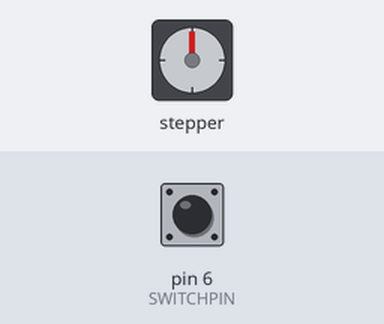
The sketch below on a simulated Arduino Uno, built with avr-gcc and run on an emulated ATmega328P. Parts: stepper motor. Wiring (inferred from the names in the program): stepper motor (2048 steps per turn assumed): coils pin 2, pin 3, pin 4, pin 5. Inputs (shaded band) come from the test bench; at power-on: pin 6 (SWITCHPIN) HIGH.

Above: at 1.2 s.
1.3 s: pin 6 (SWITCHPIN) pulled LOW for 0.15 s
At 1.72 s:
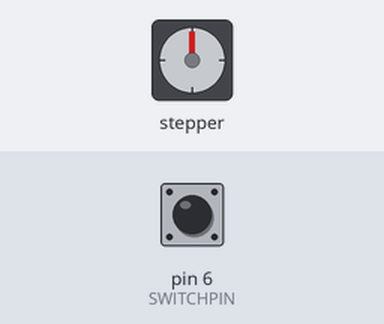
4.4 s: pin 6 (SWITCHPIN) pulled LOW for 3.2 s
At 9.9 s:
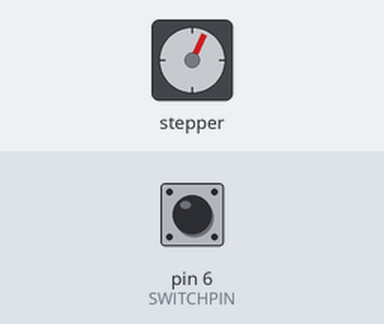
10.1 s: pin 6 (SWITCHPIN) pulled LOW for 3.2 s
At 15.4 s:
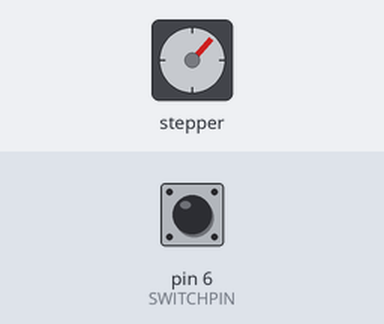
Timing chart, 0 to 16.9 s (numbered marks = the images above; inputs shaded):
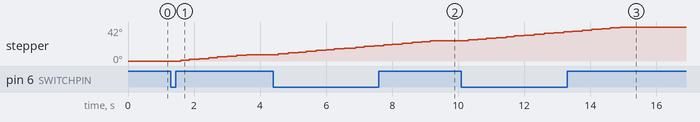

Measured:
- after the input at 4.4 s, stepper: turns 17° clockwise in 4.6 s, starting after 0.15 s
- after the input at 10.1 s, stepper: turns 17° clockwise in 4.6 s, starting after 0.20 s

The sketch:

Full_Step_Motor_Control_with_Button_OneCircle.ino
```cpp
// Full-Step Motor Control with button, one full circle per push of button
// Author: Yiyang Jiang

// The number of phase coils for the motor
const int NUMPHASES = 4;
// The pins on Arduino connected to the phases
const int PHASEPINS[NUMPHASES] = {2, 3, 4, 5};
// The number of increments per step, full step
const int INCREMENTSPERSTEP = 1;
// The totel increments per revolution
const int NUMINCREMENTS = NUMPHASES*INCREMENTSPERSTEP;
// The number of degrees per step for the motor
const int DEGREEPERSTEP;
// The delay time between increments
const int DELAYTIME = 50;
// A two-dimensional array for the state of each pole for each increment in a
// complete cycle of the four phase coils.
const bool POLESONOFF[NUMINCREMENTS][NUMPHASES] = {
  {HIGH, HIGH, LOW, LOW}, // Step 1
  {LOW, HIGH, HIGH, LOW}, // Step 2
  {LOW, LOW, HIGH, HIGH}, // Step 3
  {HIGH, LOW, LOW, HIGH} // Step 4
  //{HIGH, LOW, LOW, LOW}, // Step 1
  //{HIGH, HIGH, LOW, LOW}, // Step 2
  //{LOW, HIGH, LOW, LOW}, // Step 3
  //{LOW, HIGH, HIGH, LOW}, // Step 4
  //{LOW, LOW, HIGH, LOW}, // Step 5
  //{LOW, LOW, HIGH, HIGH}, // Step 6
  //{LOW, LOW, LOW, HIGH} // Step 7
  //{HIGH, LOW, LOW, HIGH} // Step 8
};
// The pin of the button
const int SWITCHPIN = 6;
// The current increment
int CURRENTINCREMENT = 0;

void setup() {
  // put your setup code here, to run once:
  for (int phase=0; phase < NUMPHASES; phase++){
    pinMode(PHASEPINS[phase], OUTPUT);
    digitalWrite(PHASEPINS[phase], LOW);
  }
  pinMode(SWITCHPIN, INPUT_PULLUP);
}

void loop() {
  // Identify if the button is pressed
  while (digitalRead(SWITCHPIN) == HIGH){
  }
  // Move forward 12 steps(360/7.5/4), each step includes four increment, each increment represents 7.5 degree
  for (int step = 0; step < 12; step++){
    for (int increment = 0; increment < NUMINCREMENTS; increment++){
      // Set each of the four phase pins to OUTPUT at a LOW level
      for (int phase=0; phase<NUMPHASES; phase++){
        digitalWrite(PHASEPINS[phase], POLESONOFF[increment][phase]);
      }
      // A 50ms delay between increments
      delay(DELAYTIME);
    }
  }
  //CURRENTINCREMENT = (CURRENTINCREMENT+1) % NUMINCREMENTS;
  delay(DELAYTIME);
}
```
